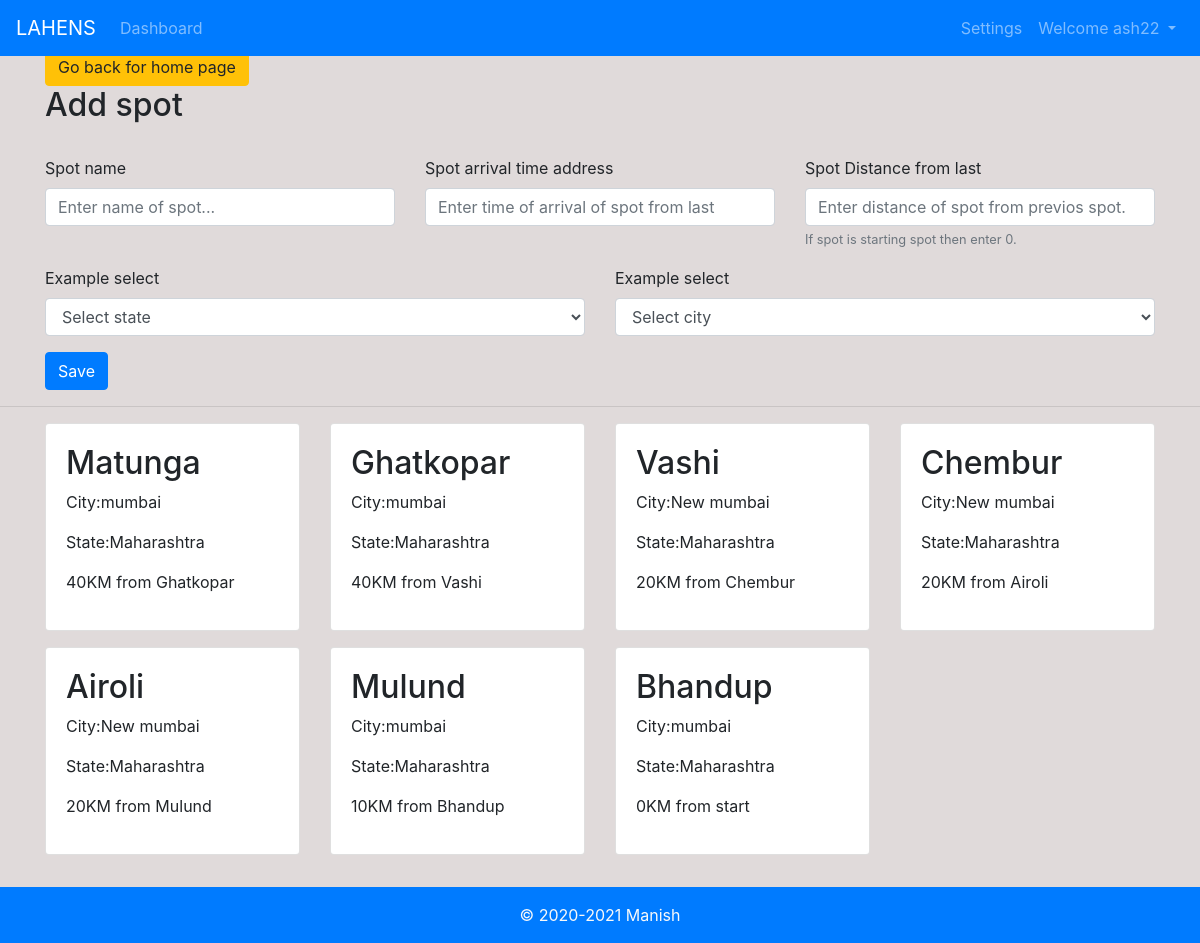
Page /pathadd/16/ (signed in) on the committed database.
### book/models.py (models this page shows, shortened)
class Pathtk(models.Model):
    path_id = models.AutoField
    spot_name = models.CharField(max_length=100)
    bus = models.ForeignKey(BusI, null=True, on_delete=models.SET_NULL)
    state_name = models.ForeignKey(State, null=True, on_delete=models.SET_NULL)
    city_name = models.ForeignKey(City, null=True, on_delete=models.SET_NULL)
    spot_time = models.CharField(max_length=100)
    spot_distance = models.IntegerField(default=0)
    pref_no = models.IntegerField(default=0)
    last_spot = models.CharField(max_length=100, default='')

class City(models.Model):
    state = models.ForeignKey(State, null=True, blank=True, on_delete=models.CASCADE)
    name = models.CharField(max_length=100)
    def __str__(self):
        return self.name

class State(models.Model):
    name = models.CharField(max_length=100)
    def __str__(self):
        return self.name

### book/decorators.py (the view)
        def wrapper_func(request, *args, **kwargs):
            group = None
            if request.user.groups.exists():
                group = request.user.groups.all()[0].name
            if group in allowed_roles:
                return view_func(request, *args, **kwargs)
            else:
                return HttpResponse('You are not authorised to view this page ')

### book/views.py (called while the page is built, shortened)
@login_required(login_url='login')
@allowed_users(allowed_roles=['admin'])
def pathadd(request, pk):
    bus = BusI.objects.get(id=pk)
    states = State.objects.all()
    bup = bus.pathtk_set.count()
    if bup == 0:
        context = {'states': states}
    else:
        buk = bus.pathtk_set.order_by('-id')
        context = {'states': states, 'liste': buk}
    return render(request, 'book/add_path.html', context)

### book/templates/book/add_path.html (shortened to what this page needs)
{% extends 'book/basic.html' %}
{% block body %}
<br>
<div class="container">
    <a href="{% url 'Allbuses' %}" class="btn btn-warning">Go back for home page</a>
<h2>Add spot</h2><br>
      <form method="post" id="pathtkForm1" data-cities-url="{% url 'ajax_load_cities' %}"  >
          <div class="row">
    <div class="col-sm-4">
           <div class="form-group">
     <label for="spotname">Spot name</label>
     <input type="text" class="form-control" id="spotname" name="spotname" placeholder="Enter name of spot...">
           </div></div>
    <div class="col-sm-4">
          <div class="form-group">
     <label for="spottime">Spot arrival time address</label>
     <input type="text" class="form-control" id="spottime" name="spottime"   placeholder="Enter time of arrival of spot from last ">
          </div></div>
    <div class="col-sm-4">
          <div class="form-group">
     <label for="spotd">Spot Distance from last </label>
     <input type="number" class="form-control" id="spotd" name="spotd" aria-describedby="cityhelp" placeholder="Enter distance of spot from previos spot.">
          <small id="cityhelp" class="form-text text-muted">If spot is starting spot then enter 0.</small></div></div>
    <div class="col-sm-6">
        <div class="form-group">
    <label for="states">Example select</label>
    <select class="form-control" id="states" name="states">
        <option value="">Select state</option>
    </select>
        </div></div>
    <div class="col-sm-6">
          <div class="form-group">
    <label for="cities">Example select</label>
    <select class="form-control" id="cities" name="cities">
        <option value="">Select city</option>
    </select>
          </div></div><br>
            <div class="col-sm-6">
        <button type="submit" class="btn btn-primary">Save</button></div></div>
      </form>
    </div>
    <div class="spots"></div><hr    >
<div class="container">
    <div class="row">
        {% for i in liste %}
            <div class="col-md-3">
                <div class="card card-body mb-3">
                <h2>{{i.spot_name}}</h2>
                <p>City:{{i.city_name}}</p>
                <p>State:{{i.state_name}}</p>
                <p>{{i.spot_distance}}KM from {{i.last_spot}}</p>
                </div>
            </div>
        {% endfor %}
    </div>
</div>
{% endblock body %}

### book/templates/book/basic.html (shortened to what this page needs)
<!doctype html>
<html lang="en">
  <head>
    <link rel="stylesheet" href="https://stackpath.bootstrapcdn.com/bootstrap/4.4.1/css/bootstrap.min.css">
    <link href=
'https://ajax.googleapis.com/ajax/libs/jqueryui/1.12.1/themes/ui-lightness/jquery-ui.css'
		rel='stylesheet'>
  </head>
  <body>
  {% load  static %}
   <nav class="navbar navbar-expand-lg fixed-top navbar-dark bg-primary">
  <a class="navbar-brand" href="#">LAHENS</a>
  <div class="collapse navbar-collapse" id="navbarSupportedContent">
    <ul class="navbar-nav mr-auto">
        {% if user.groups.all.0.name == 'admin' %}
            <li class="nav-item">
        <a class="nav-link" href="/">Dashboard</a>
      </li>
        {% endif %}
    </ul>
      {% if user.is_authenticated %}
        <ul class="navbar-nav ml-auto">
            <li class="nav-item">
        <a class="nav-link" href="/account">Settings</a>
      </li>
             <li class="nav-item dropdown">
        <a class="nav-link dropdown-toggle" href="#" id="navbarDropdown" role="button" data-toggle="dropdown" aria-haspopup="true" aria-expanded="false">
          Welcome {{request.user}}
        </a>
      </li>
        </ul>
      {% endif %}
  </div>
</nav>
    <br>
    {% block body %} {% endblock %}<br><br><br>
 <footer class="container-fluid bg-primary fixed-bottom  py-3 text-light">
    <p class="mb-0 text-center">&copy; 2020-2021 Manish</p>
  </footer>
  </body>
</html>

### rows in the picture
Pathtk: spot_name "Matunga", city_name "mumbai", state_name "Maharashtra", spot_distance "40", last_spot "Ghatkopar"
Pathtk: spot_name "Ghatkopar", city_name "mumbai", state_name "Maharashtra", spot_distance "40", last_spot "Vashi"
Pathtk: spot_name "Vashi", city_name "New mumbai", state_name "Maharashtra", spot_distance "20", last_spot "Chembur"
Pathtk: spot_name "Chembur", city_name "New mumbai", state_name "Maharashtra", spot_distance "20", last_spot "Airoli"
Pathtk: spot_name "Airoli", city_name "New mumbai", state_name "Maharashtra", spot_distance "20", last_spot "Mulund"
Pathtk: spot_name "Mulund", city_name "mumbai", state_name "Maharashtra", spot_distance "10", last_spot "Bhandup"
Pathtk: spot_name "Bhandup", city_name "mumbai", state_name "Maharashtra", spot_distance "0", last_spot "start"

### other values in the picture
{{ request.user }} "ash22"
